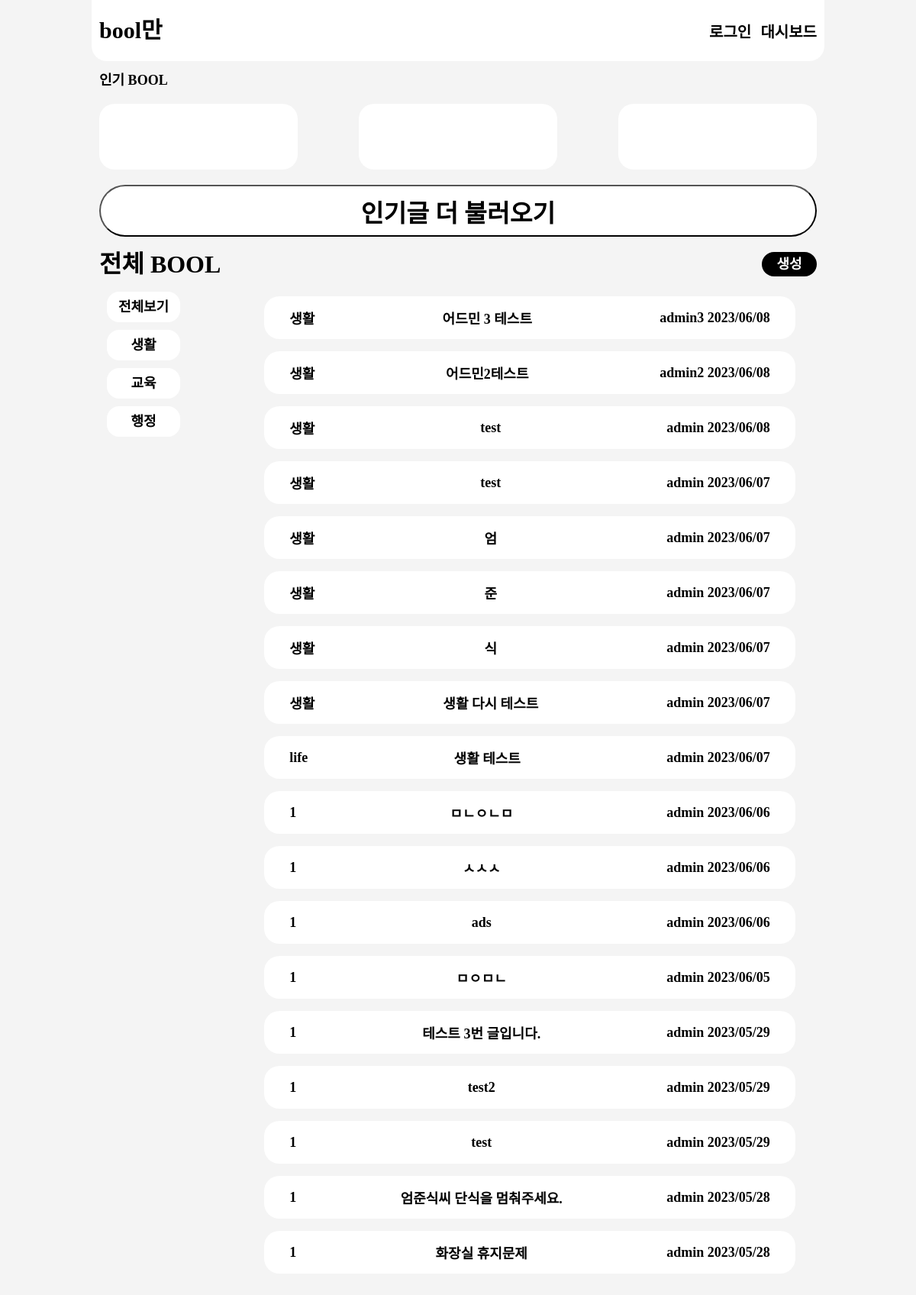
The page /bool/list/ on the database its author committed.
### bool/models.py (models this page shows)
class Bool(db.Model):
    id = db.Column(db.Integer, primary_key=True)
    subject = db.Column(db.String(200), nullable=False)
    content = db.Column(db.Text(), nullable=False)
    create_date = db.Column(db.DateTime(), nullable=False)
    user_id = db.Column(db.Integer, db.ForeignKey('user.id', ondelete='CASCADE'), nullable=False)
    user = db.relationship('User', backref=db.backref('Bool_set'))
    cate = db.Column(db.Text(), nullable=False)
    voter_good = db.relationship('User', secondary=bool_good_voter, backref=db.backref('bool_good_voter_set'))
    voter_bad = db.relationship('User', secondary=bool_bad_voter, backref=db.backref('bool_bad_voter_set'))

class User(db.Model):
    id = db.Column(db.Integer, primary_key=True)
    username = db.Column(db.String(150), unique=True, nullable=False)
    password = db.Column(db.String(200), nullable=False)
    email = db.Column(db.String(120), unique=True, nullable=False)

### bool/views/bool_views.py (the view)
@bp.route('/list/<string:cate>')
@bp.route('/list/')
def _list(cate=None):
    if cate:
        bool_list = Bool.query.filter_by(cate=cate).order_by(Bool.create_date.desc())
    else:
        bool_list = Bool.query.order_by(Bool.create_date.desc())
    return render_template('bool/bool_list.html', bool_list=bool_list)

### bool/filter.py (called while the page is built)
def format_datetime(value, fmt='%Y/%m/%d'):
    return value.strftime(fmt)

### bool/views/auth_views.py (called while the page is built)
@bp.before_app_request
def load_logged_in_user():
    user_id = session.get('user_id')
    if user_id is None:
        g.user = None
    else:
        g.user = User.query.get(user_id)

### bool/views/bool_views.py (called while the page is built)
@bp.after_request
def add_cors_headers(response):
    response.headers['Access-Control-Allow-Origin'] = '*'
    response.headers['Access-Control-Allow-Headers'] = 'Content-Type'
    response.headers['Access-Control-Allow-Methods'] = 'GET, POST, PUT, DELETE'
    return response

### bool/templates/bool/bool_list.html (shortened to what this page needs)
{% extends 'base.html' %} {% block content %}
<div class="wrap">
    {% include "navbar.html" %}
    <div class="trend">
        <h1 class="HeadText">인기 BOOL</h1>
        <div class="trendList">
            <div class="trendPanel">
            </div>
            <div class="trendPanel">
            </div>
            <div class="trendPanel">
            </div>
        </div>
        <button class="reloadTrends">인기글 더 불러오기</button>
    </div>
    <div class="descBoolList">
        <div class="cateTextAndCreatebtn">
            <h1 class="headText">
                {% if request.path == '/bool/list/생활' %}
                생활
                {% elif request.path == '/bool/list/교육' %}
                교육
                {% elif request.path == '/bool/list/행정' %}
                행정
                {% else %}
                전체 BOOL
                {% endif %}
            </h1>
            <a class="createBtn" href="{{ url_for('bool.create') }}">생성</a>
        </div>
        <div class="descBoolTableAndCategorys">
            <div class="categorys">
                <a href="{{ url_for('bool._list') }}">전체보기</a>
                <a href="{{ url_for('bool._list', cate='생활') }}">생활</a>
                <a href="{{ url_for('bool._list', cate='교육') }}">교육</a>
                <a href="{{ url_for('bool._list', cate='행정') }}">행정</a>
            </div>
            <table class="descBoolTable">
                {% if bool_list %} {% for bool in bool_list %}
                <tr class="boolTr">
                    <td>{{ bool.cate }}</td>
                    <td>
                        <a href="{{ url_for('bool.detail', bool_id=bool.id) }}"
                        >{{ bool.subject }}</a
                        >
                    </td>
                    <td>{{ bool.user.username+" "+bool.create_date|datetime }}</td>
                </tr>
                {% endfor %} {% else %}
                <tr>
                    <td colspan="3">질문이 없습니다.</td>
                </tr>
                {% endif %}
            </table>
        </div>
    </div>
</div>
{% endblock %}

### bool/static/index.css (style rules this page uses)
* { margin: 0; box-sizing: border-box; }
body { background-color: #f4f4f4; display: flex; justify-content: center; }
button { -webkit-appearance: none; -moz-appearance: none; appearance: none; }
.wrap { width: 80vw; height: 100vh; }
.trend { width: 100%; height: 30vh; display: flex; flex-direction: column; align-items: flex-start; padding: 10px; gap: 10px; }
.trendList { width: 100%; height: 14vh; display: flex; flex-direction: row; justify-content: center; align-items: center; padding: 10px 0px; gap: 80px; }
.trendPanel { display: flex; flex-direction: column; align-items: flex-start; padding: 9px 51px; gap: 10px; width: 30%; height: 100%; background: #ffffff; border-radius: 20px; }
.reloadTrends { display: flex; flex-direction: row; justify-content: center; align-items: center; cursor: pointer; width: 100%; height: 9vh; background: #FFFFFF; border-radius: 80px; font-family: 'Galmuri11'; font-style: normal; font-weight: 700; font-size: 1.8em; text-align: center; text-decoration: none; }
.descBoolList { width: 100%; display: flex; flex-direction: column; padding: 10px; gap: 10px; }
.cateTextAndCreatebtn { display: flex; justify-content: space-between; }
.createBtn { text-align: center; line-height: 4vh; border-radius: 2vh; width: 6vw; height: 4vh; text-decoration: none; color: #FFFFFF; background-color: black; }
.descBoolTableAndCategorys { display: flex; flex-direction: row; align-items: flex-start; padding: 0px; }
.categorys { width: 20%; display: flex; flex-direction: column; align-items: flex-start; padding: 10px; gap: 10px; }
.categorys a { text-align: center; line-height: 5vh; border-radius: 2vh; width: 8vw; height: 5vh; text-decoration: none; color: black; background-color: #FFFFFF; }
.descBoolTable { width: 80%; display: flex; flex-direction: column; align-items: flex-start; padding: 2vh 3%; }
.boolTr { display: flex; flex-direction: row; justify-content: space-between; align-items: center; padding: 10px 32px; gap: 10px; margin-bottom: 2vh; width: 100%; height: 7vh; background: #ffffff; border-radius: 20px; }

### rows shown on the page
Bool: cate "생활", subject "어드민 3 테스트", user "admin3 2023/06/08"
Bool: cate "생활", subject "어드민2테스트", user "admin2 2023/06/08"
Bool: cate "생활", subject "test", user "admin 2023/06/08"
Bool: cate "생활", subject "test", user "admin 2023/06/07"
Bool: cate "생활", subject "엄", user "admin 2023/06/07"
Bool: cate "생활", subject "준", user "admin 2023/06/07"
Bool: cate "생활", subject "식", user "admin 2023/06/07"
Bool: cate "생활", subject "생활 다시 테스트", user "admin 2023/06/07"
Bool: cate "life", subject "생활 테스트", user "admin 2023/06/07"
Bool: cate "1", subject "ㅁㄴㅇㄴㅁ", user "admin 2023/06/06"
Bool: cate "1", subject "ㅅㅅㅅ", user "admin 2023/06/06"
Bool: cate "1", subject "ads", user "admin 2023/06/06"
Bool: cate "1", subject "ㅁㅇㅁㄴ", user "admin 2023/06/05"
Bool: cate "1", subject "테스트 3번 글입니다.", user "admin 2023/05/29"
Bool: cate "1", subject "test2", user "admin 2023/05/29"
Bool: cate "1", subject "test", user "admin 2023/05/29"
Bool: cate "1", subject "엄준식씨 단식을 멈춰주세요.", user "admin 2023/05/28"
Bool: cate "1", subject "화장실 휴지문제", user "admin 2023/05/28"
